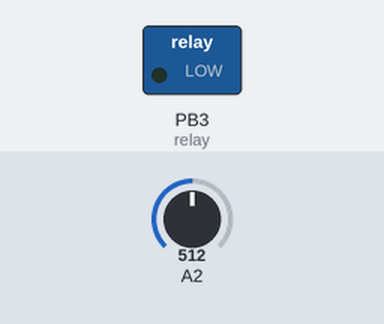
This sketch was run on a simulated ATtiny85, built with avr-gcc and run on an emulated ATtiny85. On the bench: switched loads named in the sketch (green lamp = pin HIGH). Inputs (shaded band) come from the test bench; at power-on: A2 = 512. The local clock reads 2024-03-15 10:24:30 at power-on unless the sketch sets it.

Above: at 1.8 s.
1.9 s: A2 set to 613
3.4 s: A2 set to 643
At 4.8 s:
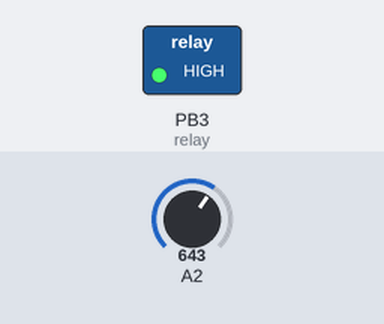
5.5 s: A2 set to 511
At 6.4 s:
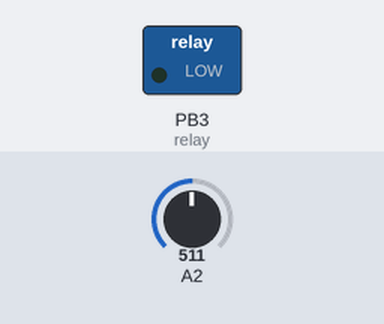
7.5 s: A2 set to 716
At 9.3 s:
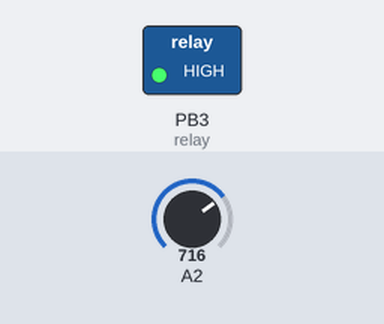
Timing chart, 0 to 10.5 s (numbered marks = the images above; inputs shaded):
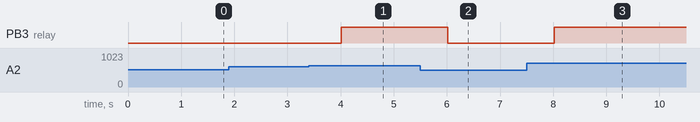

Measured:
- the behaviour switches between 624 and 625 on A2 (found by bisection; images 0 and 1)
- after the input at 1.9 s, every drawn part: stays the same
- after the input at 3.4 s, PB3 (relay): LOW → HIGH after 0.61 s
- after the input at 5.5 s, PB3 (relay): HIGH → LOW after 0.52 s
- after the input at 7.5 s, PB3 (relay): LOW → HIGH after 0.52 s

The sketch:

ATTINY_LATE.ino
```cpp
//Attiny85
// RST-|1     8|-VCC
// bom-|2     7|-L1
//  D7-|3     6|-D6
// GND-|4     5|-D5
#include <Arduino.h>
#include <Ds1302.h>
int PIN_RST = 0;
int PIN_CLK = 4;
int PIN_DAT = 1;
int relay = 3;
int cb = 2;
int giomo; int phutmo;
int phuttat;
int Ds = 0; //Tin hieu dieu khien LM393
Ds1302 rtc(PIN_RST, PIN_CLK, PIN_DAT);
// DS1302 RTC instance
void setup()
{
    pinMode(PIN_RST, INPUT);
    pinMode(PIN_DAT, INPUT);
    pinMode(PIN_CLK, INPUT);
    pinMode(relay, OUTPUT);
    pinMode(cb,INPUT);
    // initialize the RTC
    rtc.init();
    // test if clock is halted and set a date-time (see example 2) to start it
    Ds1302::DateTime dt = {
            .year = 0,
            .month = Ds1302::MONTH_OCT,
            .day = 0,
            .hour = 0,
            .minute = 0,
            .second = 0,
            .dow = Ds1302::DOW_TUE
        };
        rtc.setDateTime(&dt);
        giomo = dt.second; //cai gio mo hien tai
}

void loop()
{
//Ds1302
    // get the current time
    Ds1302::DateTime now;
    rtc.getDateTime(&now);
    static uint8_t last_second = 0;
    if (last_second != now.second)
    {
        last_second = now.second;
    }
    phuttat = phutmo + 10; //mo Relay 10 phut
    if (now.minute == giomo + 1) //cach 4 gio thi mo may bom
    {
        digitalWrite(relay, HIGH);    // mo Relay
        phutmo = now.second; // set phut
        giomo = now.second; // set gio
        Ds = 1; //tin hieu khich hoat LM393
    }
    else if (now.second == phuttat) //mo bom trong 10 phut
    {
       digitalWrite(relay, LOW);      // Dong Relay
       Ds = 0;
    }
//Ds1302
//LM393
  int analog = analogRead(cb);
  int cov = map(analog, 0, 1023, 0, 100);
  int pt = 100 - cov;
  if(Ds != 1){
      if(pt >=40 ) //Do am lon hon 40% dong Relay
  {
     digitalWrite(relay,LOW);
  }
      else
  {
     digitalWrite(relay,HIGH);
  }}
//LM393
  delay(1000);
}
```
